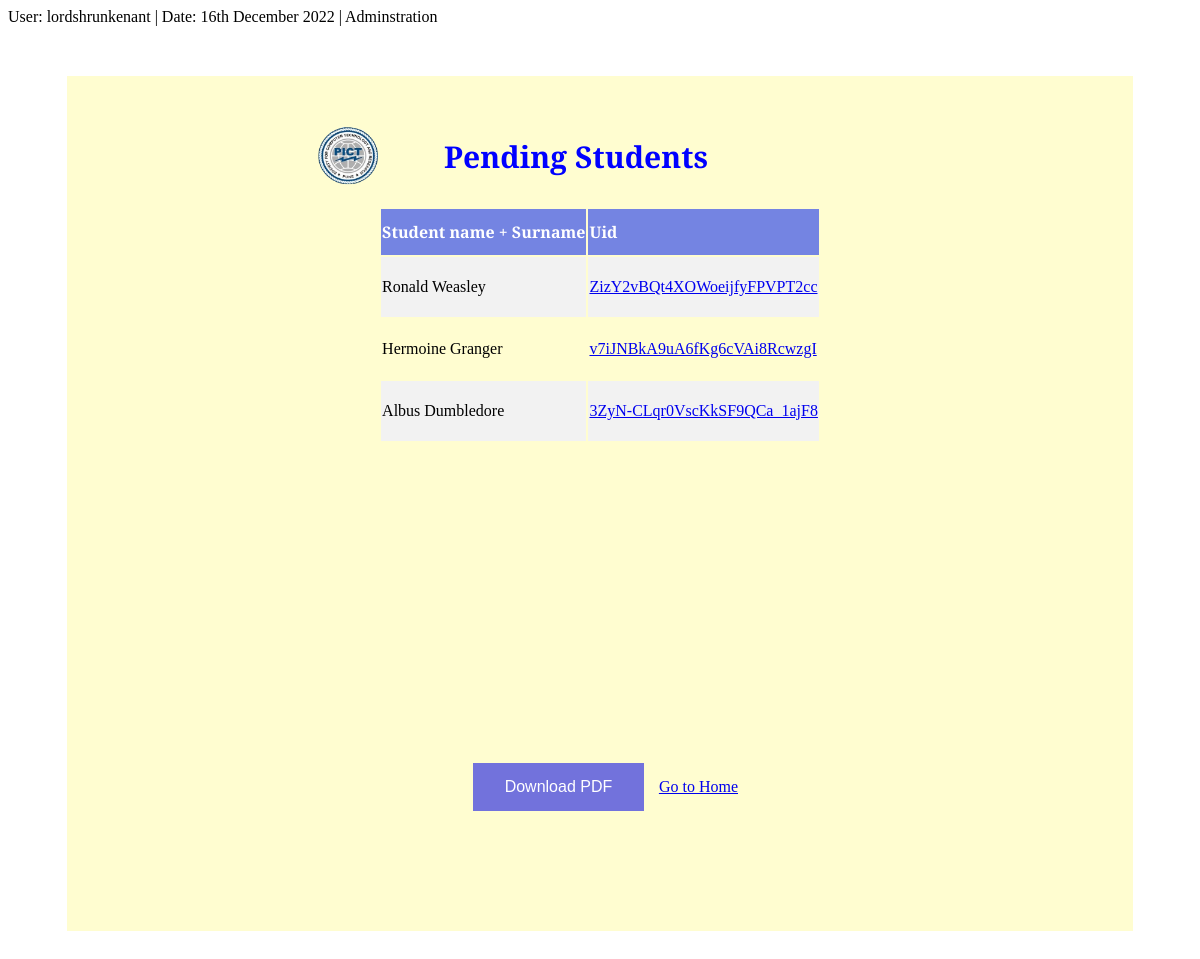
The app's page /basicform/showpending/ (signed in), older data.
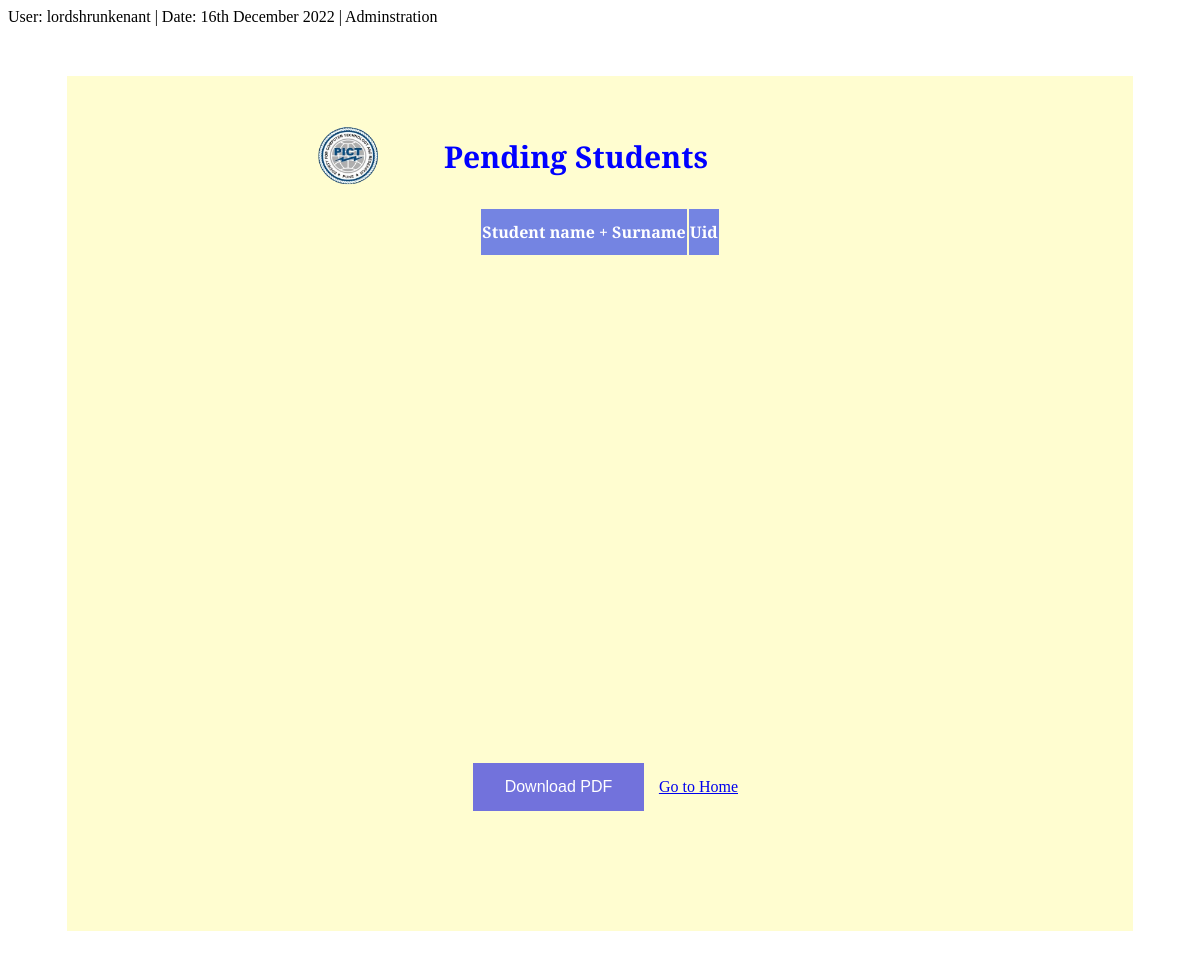
The same page, newer data.
### basicform/models.py (models this page shows, shortened)
class Student(models.Model):
    def pkgen():
        key= b64encode(os.urandom(20))
        try:
            c=Student.objects.get(pk=key)
            return pkgen()
        except Student.DoesNotExist :
            return key
    id = models.CharField(primary_key=True,max_length=28,default=pkgen,unique=True)
    gender_list=[('M','male'),('F','female'),('O','other')]
    cap_choice_list=[(0,0),(1,1),(2,2),(3,3)]
    quota_list=[('CAP','CAP'),('institute','insti. lvl'),('pio','pio,J&K,J&kSSS'),('NEUT','NEUT'),('OCI','OCI'),('FN','FN'),('CIWC','CIWC'),('TFWS','TFWS'),('EWS','EWS'),('DEF','DEF')]
    state_list=[('MS','MS'),('OMS','OMS')]
    area_list=[('rural','rural'),('urban','urban')]
    board_list=[('MH','maharashtra'),('CBSE','CBSE'),('ICSE','ICSE'),('Other','Other')]
    branch_list=[('Computer','Computer'),('Data Science','Data Science'),('IT','IT'),('ENTC','ENTC')]
    yesno_list=[('Yes','Yes'),('No','No')]
    category_list=[('SC','SC'),('ST','ST'),('OBC','OBC'),('general','general'),('VJNT','VJNT')]
    first_name=models.CharField(max_length=200,default='o')
    middle_name=models.CharField(max_length=200,default='o')
    last_name=models.CharField(max_length=200,default='o')
    age=models.IntegerField(default=1)
    father_first_name=models.CharField(max_length=200,default='o')
    mother_first_name=models.CharField(max_length=200,default='o')
    father_email=models.EmailField(max_length=200,default='xyz@gmail.com')
    mother_email=models.EmailField(max_length=200,default='xyz@gmail.com')
    father_middle_name=models.CharField(blank=True, max_length=20)
    father_last_name=models.CharField(blank=True, max_length=20)
    mother_middle_name=models.CharField(blank=True, max_length=20)
    mother_last_name=models.CharField(blank=True, max_length=20)
    date_of_birth=models.CharField(max_length=100)
    place_of_birth=models.CharField(max_length=30,default='o')
    mobile_number=models.BigIntegerField(default=1)
    caste=models.CharField(max_length=20,default='o')
    Student_mobile=models.BigIntegerField(default=1)
    Tele_phone=models.BigIntegerField(default=1)
    Blood_group=models.CharField(max_length=3,default='o')
    permanent_address=models.CharField(max_length=200,default='urban')
    District=models.CharField(max_length=30,default='o')
    pin_code=models.IntegerField(default = 1)
    state=models.CharField(max_length=30,choices=state_list,default='MS')
    country=models.CharField(max_length=20,default='o')
    local_address=models.CharField(max_length=200,default='o')
    area=models.CharField(max_length=20,choices=area_list,default='o')
    gender=models.CharField(max_length=10,choices=gender_list,default='M')
    nationality=models.CharField(max_length=20,default='o')
    domicile=models.CharField(max_length=20,default='o')
    caste=models.CharField(max_length=20, default='o')
    subcaste=models.CharField(max_length=20, default='o')
    Religion=models.CharField(max_length=20, default='o')
    HSC_board_marks=models.FloatField(default = 1)
    college_name=models.CharField(max_length=200, default='o')
    college_address=models.CharField(max_length=200, default='o')
    passing_year=models.CharField(max_length=100)
    Jee_main_percentile=models.FloatField(default = 1)
    Jee_adv_percentile=models.FloatField(default=1)
    MHTCET_percentile=models.FloatField(default = 1)
    category=models.CharField(max_length=20,choices=category_list, default='general')
    father_occupation=models.CharField(max_length=20,default='o')
    annual_income=models.IntegerField(default=1)
    academic_year=models.CharField(max_length=20,default='2021-22')
    cap_round=models.IntegerField(choices=cap_choice_list,default=1)
    quota=models.CharField(max_length=20,choices=quota_list,default='institute')
    branch=models.CharField(max_length=20,default='Computer')
    aadhar_no=models.IntegerField(default=55555)
    father_mobile=models.IntegerField( default=1)
    mother_mobile=models.IntegerField( default=1)
    email=models.EmailField(default='xyz@gmail.com')
    HSC_board=models.CharField(max_length=10,choices=board_list,default='MH')
    SSC_board=models.CharField(max_length=10,choices=board_list,default='MH')
    HSC_pcm=models.IntegerField(default=1)
    seat_type=models.CharField(max_length=100,default='o')
    first_attempt=models.CharField(max_length=3,choices=yesno_list,default='yes')
    other_info= models.CharField(blank=True,max_length=100)
    marksheet_name=models.CharField(blank=True,max_length=100)

### basicform/views.py (the view)
# urls.py: path('showpending/',ShowPending.as_view(),name='showpending'),
class ShowPending(ListView):
    model=Student

### basicform/templatetags/customtags.py (called while the page is built)
@register.filter(name='has_group')
def has_group(user, group_name):
    return user.groups.filter(name=group_name).exists()

### basicform/templates/basicform/student_list.html (shortened to what this page needs)
{%load static%}
{%load customtags%}
{%if request.user.is_authenticated %}
<link rel='stylesheet' href="{% static 'Base.css' %}">
<div class="name">User: {{user.get_username}} | Date: {% now "jS F Y " %} | {%if user|has_group:"Administrator"%}Adminstration{%elif user|has_group:"Data Entry"%}Data Entry{%endif%}</div>
<div class="home">
<span id="tablee">
  <div class="heading">
    <h3>Pending Students</h3>
    <img src="{% static 'PICT-Logo.png' %}">
  </div>
  <div class="tab">
        <table >
            <tr><th>Student name + Surname</th><th>Uid</th></tr>
        {% for student in object_list %}
            <tr>
                <td>{{student.first_name}} {{student.last_name}}</td>
                <td><a href="/basicform/misadmin" onclick="location.href=this.href+'/{{student.id}}';return false;">{{student.id}}</a></td>
            </tr>
        {% endfor %}
    </table>
  </div>
</span>
  <button onclick="demoFromHTML()">Download PDF</button>
  <a href="{%url 'index' %}">Go to Home</a>
</div>
{%else%}
<h2>Administrative permission needed</h2>
<a href="{%url 'login'%}">Login</a>
{%endif%}

Row changes from the older to the newer data that the page shows:
removed Student: first_name "Ronald", last_name "Weasley", id "ZizY2vBQt4XOWoeijfyFPVPT2cc"
removed Student: first_name "Hermoine", last_name "Granger", id "v7iJNBkA9uA6fKg6cVAi8RcwzgI"
removed Student: first_name "Albus", last_name "Dumbledore", id "3ZyN-CLqr0VscKkSF9QCa_1ajF8"
